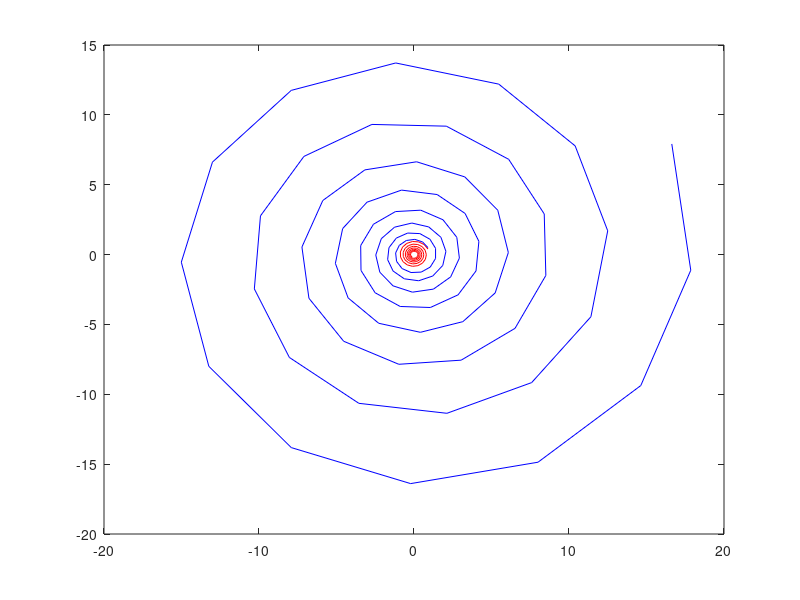

Here is the MATLAB script that generated this plot:
n = 100;
z1 = 0.9 + 0.4*i;
z2 = 0.9 + 0.5*i;
arr_z1 = []
arr_z2 = []
for i = 1:100
  new_z1 = z1^i;
  new_z2 = z2^i;
  arr_z1 = [arr_z1, new_z1];
  arr_z2 = [arr_z2, new_z2];
endfor
plot(arr_z1, "r");
hold on;
plot(arr_z2, "b");
hold off;
